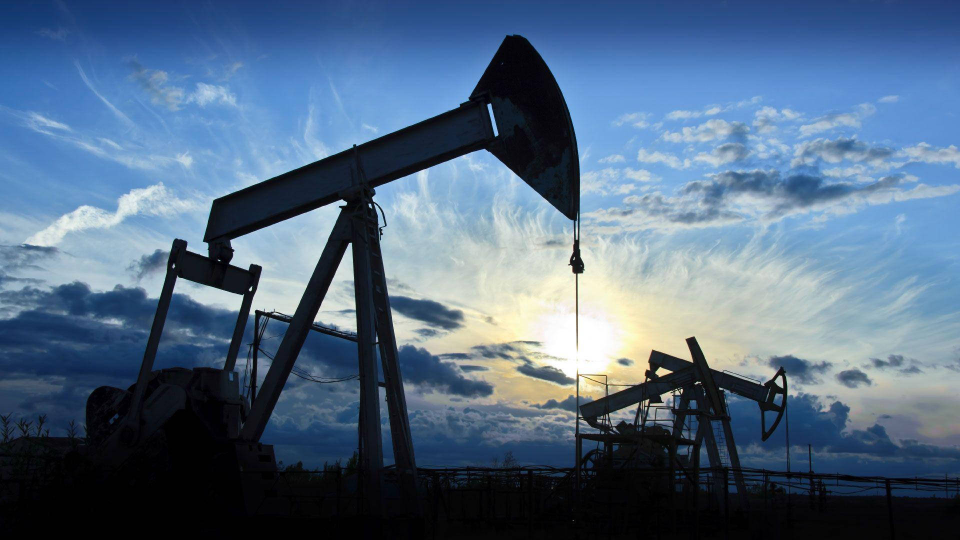
#> input picture examples/resources/image.jpg, 1920 x 1080 px (shown at 1/2 size)
$ python interactive_image_approx.py -i resources/image.jpg
#> lines starting #> are read from the running program, lines starting #| are printed output that depends on the picture
### examples/image_approx.py
#!/usr/bin/env python3
"""
Image Approximation Example

This example demonstrates approximating an image using rectangles evolved with SNES.
Includes support for creating animated GIFs of the optimization process.
"""

import numpy as np
from PIL import Image, ImageDraw
import matplotlib.pyplot as plt
import argparse
import time
import sys
import os
import imageio
from pathlib import Path
from concurrent.futures import ProcessPoolExecutor
import functools
from tqdm import tqdm
import hashlib

# Add parent directory to path to import the SNES module and utils
sys.path.insert(0, os.path.abspath(os.path.join(os.path.dirname(__file__), '..')))
from pyevo.optimizers import SNES
from utils.image_processing import calculate_ssim, convolve2d
from utils.constants import (
    DEFAULT_MAX_IMAGE_SIZE, DEFAULT_RECT_COUNT, DEFAULT_POPULATION_SIZE,
    DEFAULT_EPOCHS, DEFAULT_ALPHA, DEFAULT_EARLY_STOP, DEFAULT_PATIENCE,
    DEFAULT_OUTPUT_DIR, DEFAULT_CHECKPOINT_DIR
)

# We're using our own pure NumPy SSIM implementation
HAS_SSIM = True

# Try to import CuPy for GPU acceleration
try:
    import cupy as cp
    HAS_CUPY = True
    print("CuPy found - GPU acceleration available")
except ImportError:
    HAS_CUPY = False
    print("CuPy not found - using NumPy only")

# [79 lines left out: functions parse_args, sigmoid, softplus, not called in this run]

def load_image(image_path, max_size=DEFAULT_MAX_IMAGE_SIZE):
    """
    Load and resize an image.

    Args:
        image_path (str): Path to the image file.
        max_size (int, optional): Maximum dimension (width or height) for the image.
            Larger images will be resized while preserving aspect ratio.

    Returns:
        numpy.ndarray: Image as a NumPy array.

    Raises:
        SystemExit: If the image cannot be loaded.
    """
#> called with image_path = 'resources/image.jpg', max_size = 256
    try:
        img = Image.open(image_path)
#> img is the input picture: PIL image 1920x1080 RGB; mean R, G, B 83.2, 106.1, 130.9
    except Exception as e:
        print(f"Error loading image: {e}")
        sys.exit(1)

    # Resize image while maintaining aspect ratio
    ratio = min(1.0, max_size / img.width, max_size / img.height)
#> ratio = 0.133
    new_width = int(img.width * ratio)
#> new_width = 256
    new_height = int(img.height * ratio)
#> new_height = 144
    img = img.resize((new_width, new_height), Image.LANCZOS)
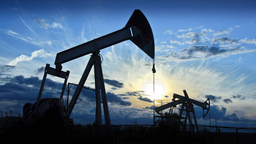
#> img: PIL image 256x144 RGB; mean R, G, B 83.2, 106.1, 130.9

    # Convert to numpy array
    return np.array(img)

# Create a global solution cache
solution_cache = {}

# [781 lines left out: functions solution_hash, draw_solution_batch, draw_solution, fitness, create_comparison_image, parallel_fitness and 2 more, not called in this run]

# [2 lines that do not run on import are left out]

### examples/interactive_image_approx.py
#!/usr/bin/env python3
"""
Interactive Image Approximation Example

This example demonstrates approximating an image using rectangles evolved with SNES,
with interactive control during optimization.
"""

import numpy as np
from PIL import Image
import matplotlib.pyplot as plt
import argparse
import time
import sys
import os

# Add parent directory to path to import the SNES module and utils
sys.path.insert(0, os.path.abspath(os.path.join(os.path.dirname(__file__), '..')))
from pyevo.optimizers import SNES
from utils.interactive import InteractiveOptimizer
from examples.image_approx import (
    load_image, draw_solution, sigmoid, softplus, solution_hash
)
from utils.constants import (
    DEFAULT_MAX_IMAGE_SIZE, DEFAULT_RECT_COUNT, DEFAULT_POPULATION_SIZE,
    DEFAULT_ALPHA, DEFAULT_CHECKPOINT_DIR, DEFAULT_OUTPUT_DIR
)
from utils.image_processing import calculate_ssim, convolve2d

# Create a global solution cache
solution_cache = {}

def parse_args():
    """Parse command line arguments."""
    parser = argparse.ArgumentParser(description='Interactive image approximation using SNES')
    parser.add_argument('--image', '-i', type=str, required=True,
                      help='Path to the image')
    parser.add_argument('--rects', '-r', type=int, default=DEFAULT_RECT_COUNT,
                      help=f'Number of rectangles (default: {DEFAULT_RECT_COUNT})')
    parser.add_argument('--max-size', '-m', type=int, default=DEFAULT_MAX_IMAGE_SIZE,
                      help=f'Maximum size for the image (larger images will be resized) (default: {DEFAULT_MAX_IMAGE_SIZE})')
    parser.add_argument('--population', '-p', type=int, default=DEFAULT_POPULATION_SIZE,
                      help=f'Population size (default: {DEFAULT_POPULATION_SIZE})')
    parser.add_argument('--alpha', '-a', type=float, default=DEFAULT_ALPHA,
                      help=f'Learning rate (default: {DEFAULT_ALPHA})')
    parser.add_argument('--max-iterations', type=int, default=1000,
                      help='Maximum iterations')
    parser.add_argument('--checkpoint-dir', type=str, default=DEFAULT_CHECKPOINT_DIR,
                      help=f'Directory for checkpoints (default: {DEFAULT_CHECKPOINT_DIR})')
    parser.add_argument('--output-dir', '-d', type=str, default=DEFAULT_OUTPUT_DIR,
                      help=f'Directory to save output files (default: {DEFAULT_OUTPUT_DIR})')
    parser.add_argument('--load', type=str, default=None,
                      help='Load a previous checkpoint file')
    parser.add_argument('--seed', type=int, default=None,
                      help='Random seed')
    return parser.parse_args()

def create_fitness_function(target_image, num_rects, param_count, width, height):
    """Create a fitness function closure for the interactive optimizer."""
    def fitness(solution):
        """Calculate fitness for a solution (negative MSE)."""
        # Check cache first
        solution_key = solution_hash(solution, num_rects)
        if solution_key in solution_cache:
            return solution_cache[solution_key]

        # Draw solution
        img = draw_solution(solution, width, height, num_rects, param_count, use_gpu=False)

        # Calculate error (mean squared error)
        error = np.mean((img.astype(np.float32) - target_image.astype(np.float32)) ** 2)
        fitness_value = -error

        # Cache the result
        if len(solution_cache) >= 500:  # Smaller cache for interactive mode
            key_to_remove = next(iter(solution_cache))
            solution_cache.pop(key_to_remove)
        solution_cache[solution_key] = fitness_value

        return fitness_value

    return fitness

def main():
    """Run the interactive image approximation example."""
    args = parse_args()

    # Set random seed
    if args.seed is not None:
        np.random.seed(args.seed)

    # Create output directory
    os.makedirs(args.output_dir, exist_ok=True)
    os.makedirs(args.checkpoint_dir, exist_ok=True)

    # Load target image
    target_image = load_image(args.image, max_size=args.max_size)
    height, width = target_image.shape[:2]
#> height = 144; width = 256

    # Parameters
    num_rects = args.rects
    param_count = 7  # x, y, width, height, r, g, b
    solution_length = num_rects * param_count

    print("\n=== Interactive Image Approximation with SNES ===")
    print(f"Image: {args.image}")
    print(f"Image dimensions: {width}x{height}")
#| Image dimensions: 256x144
    print(f"Number of rectangles: {num_rects}")
    print(f"Population size: {args.population}")
    print(f"Max iterations: {args.max_iterations}")
    print(f"Learning rate: {args.alpha}")
    print(f"Checkpoint directory: {args.checkpoint_dir}")

    # Create fitness function
    fitness_func = create_fitness_function(target_image, num_rects, param_count, width, height)

    # Load from checkpoint or create new optimizer
    if args.load:
        print(f"Loading from checkpoint: {args.load}")
        interactive = InteractiveOptimizer.load_session(args.load, fitness_func)
    else:
        # Initialize center and sigma
        center = np.zeros(solution_length, dtype=np.float32)
        sigma = np.ones(solution_length, dtype=np.float32)

        # Initialize position parameters randomly - vectorized
        position_factor = 0.0  # 0.0 means start rectangles at the center
        position_indices = np.arange(0, solution_length, param_count)
        center[position_indices] = np.random.uniform(-1, 1, num_rects)
        center[position_indices + 1] = np.random.uniform(-1, 1, num_rects)
        sigma[position_indices] = position_factor
        sigma[position_indices + 1] = position_factor

        # Create new SNES optimizer
        optimizer = SNES(
            solution_length=solution_length,
            population_count=args.population,
            alpha=args.alpha,
            center=center,
            sigma=sigma,
            random_seed=args.seed
        )

        # Create interactive optimizer
        interactive = InteractiveOptimizer(
            optimizer=optimizer,
            fitness_function=fitness_func,
            max_iterations=args.max_iterations,
            checkpoint_dir=args.checkpoint_dir
        )

    # Setup visualization
    plt.figure(figsize=(8, 8))
    plt.ion()  # Interactive mode

    # Add visualization callback
    def update_visualization(optimizer, iteration):
        """Update the visualization periodically."""
        if iteration % 5 == 0:  # Update every 5 iterations
            current_solution = optimizer.get_best_solution()
            current_img = draw_solution(current_solution, width, height, num_rects, param_count)

            plt.clf()
            plt.imshow(current_img)
            plt.title(f"Iteration {iteration}")
            plt.pause(0.01)

    interactive.visualization_callback = update_visualization

    # Start interactive optimization
    print("\nStarting optimization. Enter commands in the terminal.")
    print("=" * 50)
    best_solution, best_fitness = interactive.start()

    # Display and save final result
    final_img = draw_solution(best_solution, width, height, num_rects, param_count)

    plt.figure(figsize=(12, 6))
    plt.subplot(1, 2, 1)
    plt.imshow(target_image)
    plt.title("Original Image")
    plt.axis('off')

    plt.subplot(1, 2, 2)
    plt.imshow(final_img)
    plt.title(f"Approximation with {num_rects} rectangles")
    plt.axis('off')

    plt.tight_layout()
    plt.show(block=True)  # Block to prevent immediate exit

    # Save final image
    output_path = os.path.join(args.output_dir, f"interactive_result.jpg")
    Image.fromarray(final_img.astype(np.uint8)).save(output_path)
    print(f"Final image saved to: {output_path}")

    # Calculate error metrics
    final_error = np.mean((final_img.astype(np.float32) - target_image.astype(np.float32)) ** 2)
    print(f"Final mean squared error: {final_error:.2f}")

    # Calculate PSNR
    if final_error > 0:
        psnr = 10 * np.log10((255 ** 2) / final_error)
        print(f"PSNR: {psnr:.2f} dB")

if __name__ == "__main__":
    main()
#> (the call stopped at in main, `optimizer = SNES( solution_length=solution_length, population_count=ar..`: pyevo is not available in this run)
